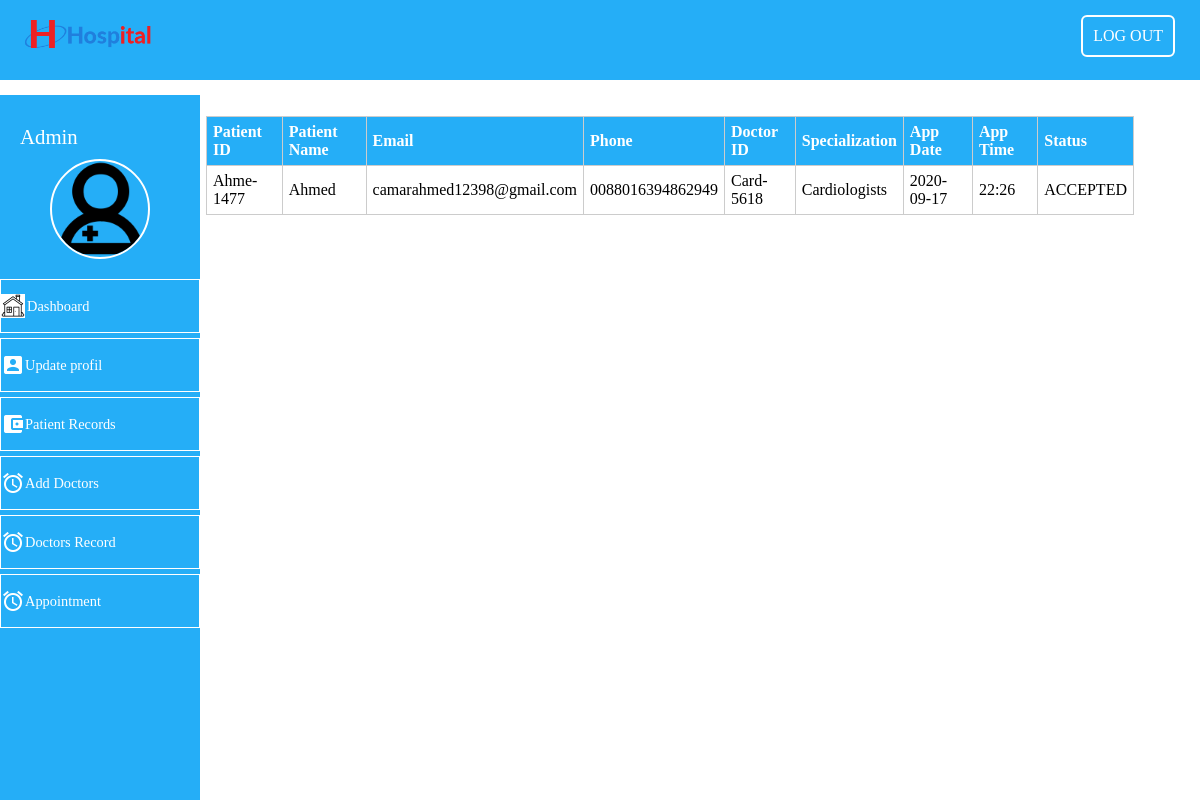
Screenshot of /admin/appointment (signed in) with the database file from the repository.
### tables this page shows
CREATE TABLE `appointment` (
  `id` int(11) NOT NULL,
  `patient_id` varchar(255) NOT NULL,
  `doctor_id` varchar(255) NOT NULL,
  `doctor_name` varchar(255) NOT NULL,
  `doctor_email` varchar(255) NOT NULL,
  `doctor_phone` varchar(255) NOT NULL,
  `doctor_specialization` varchar(255) NOT NULL,
  `Appointment_date` date NOT NULL,
  `Appointment_time` varchar(200) NOT NULL,
  `status` varchar(200) NOT NULL
);

CREATE TABLE `appointment_user` (
  `patient_id` varchar(255) NOT NULL,
  `patient_name` varchar(255) NOT NULL,
  `email` varchar(255) NOT NULL,
  `phone` varchar(255) NOT NULL
);

### app/controllers/Admin.php (called while the page is built, shortened)
<?php
    class Admin extends Controller{
        public function __construct(){
             $this->adminModel = $this->model('Administrator');
        }
        public function appointment(){
            $appointment = $this->adminModel->appointment();
            $this->view('admin/appointment',$appointment);
        }
    }
?>

### app/libraries/Core.php (called while the page is built, shortened)
<?php
    class Core{
        protected $currentMethod = 'index';
        public function __construct(){
            $url = $this->getUrl();
            if(file_exists('../app/controllers/'.ucwords($url[0]).'.php')){
                unset($url[0]);
            }
            $this->currentController = new $this->currentController;
            if(isset($url[1])){
                if(method_exists($this->currentController,$url[1])){
                    $this->currentMethod = $url[1];
                    unset($url[1]);
                }
            }
            $this->param = $url ? array_values($url) : [];
            call_user_func_array([$this->currentController,$this->currentMethod],$this->param);
        }
        public function getUrl(){
            if(isset($_GET['url'])){
                $url = rtrim($_GET['url'],'/');
                $url = filter_var($url,FILTER_SANITIZE_URL);
                $url = explode('/',$url);
                return $url;
            }
        }
    }
?>

### public/index.php (called while the page is built, shortened)
<?php
    $init = new Core();
?>

### app/libraries/Database.php (called while the page is built, shortened)
<?php
    class Database{
        private $host = DB_HOST;
        private $user = DB_USER;
        private $pass = DB_PASS;
        private $dbname = DB_NAME;
        private $dbh;
        private $stm;
        public function __construct(){
            try{
                $dsn = 'mysql:host=' . $this->host . ';dbname=' . $this->dbname;
                $options = array(
                    PDO::ATTR_PERSISTENT => true,
                    PDO::ATTR_ERRMODE => PDO::ERRMODE_EXCEPTION
                  );
                $this->dbh = new PDO($dsn,$this->user,$this->pass,$options);
            }catch(PDOException $e){
                $this->error = $e->getMessage();
                echo $this->error;
            }
        }
        public function query($sql){
            $this->stm = $this->dbh->prepare($sql);
        }
        public function execute(){
            return $this->stm->execute();
        }
        public function resultSet(){
            $this->execute();
            return $this->stm->fetchAll(PDO::FETCH_OBJ);
        }
    }
?>

### app/models/Administrator.php (called while the page is built, shortened)
<?php
    class Administrator{
        private $db;
        public function __construct(){
            $this->db = new Database;
        }
        public function appointment(){
            $this->db->query('SELECT * FROM appointment, appointment_user
            WHERE appointment.patient_id = appointment_user.patient_id');
            return $this->db->resultSet();
        }
    }
?>

### app/views/admin/appointment.php (the view)
<?php require APPROOT . '/views/inc/header.php'; ?>
    <?php require 'sideMenu/header.php';?>
        <section class="sidebar-content">
            <table class="table">
                <tr>
                    <th>Patient ID</th>
                    <th>Patient Name</th>
                    <th>Email</th>
                    <th>Phone</th>
                    <th>Doctor ID</th>
                    <th>Specialization</th>
                    <th>App Date</th>
                    <th>App Time</th>
                    <th>Status</th>
                </tr>
                <?php
                    foreach($data as $value){
                ?>
                    <tr>
                        <td><?php echo $value->patient_id;?></td>
                        <td><?php echo $value->patient_name;?></td>
                        <td><?php echo $value->email;?></td>
                        <td><?php echo $value->phone;?></td>
                        <td><?php echo $value->doctor_id;?></td>
                        <td><?php echo $value->doctor_specialization;?></td>
                        <td><?php echo $value->Appointment_date;?></td>
                        <td><?php echo $value->Appointment_time;?></td>
                        <td><?php echo $value->status;?></td>
                    </tr>
                <?php
                    }
                ?>
            </table>
        </section>
    <?php require 'sideMenu/footer.php';?>
<?php require APPROOT . '/views/inc/footer.php'; ?>

### public/css/style.css (style rules this page uses)
* { box-sizing: border-box; margin: 0; padding: 0; }
body { background-color: white; }
.sidebar-content { display: block; margin-left: 190px; padding: 16px 16px; color: black; width: 80%; margin-top: 20px; }
.table { width:100%; border-collapse: collapse; }
.table tr:nth-of-type(odd) { background:#eee; }
.table th { background:rgb(37, 174, 247); color:white; font-weight:bold; }
.table td,.table th { padding:6px; border: 1px solid #ccc; text-align: left; }

### rows the page displays
appointment: appointment_user.patient_id "Ahme-1477", appointment_user.patient_name "Ahmed", appointment_user.email "camarahmed12398@gmail.com", appointment_user.phone "0088016394862949", doctor "Card-5618", doctor_specialization "Cardiologists", Appointment_date "2020-09-17", Appointment_time "22:26", status "ACCEPTED"
